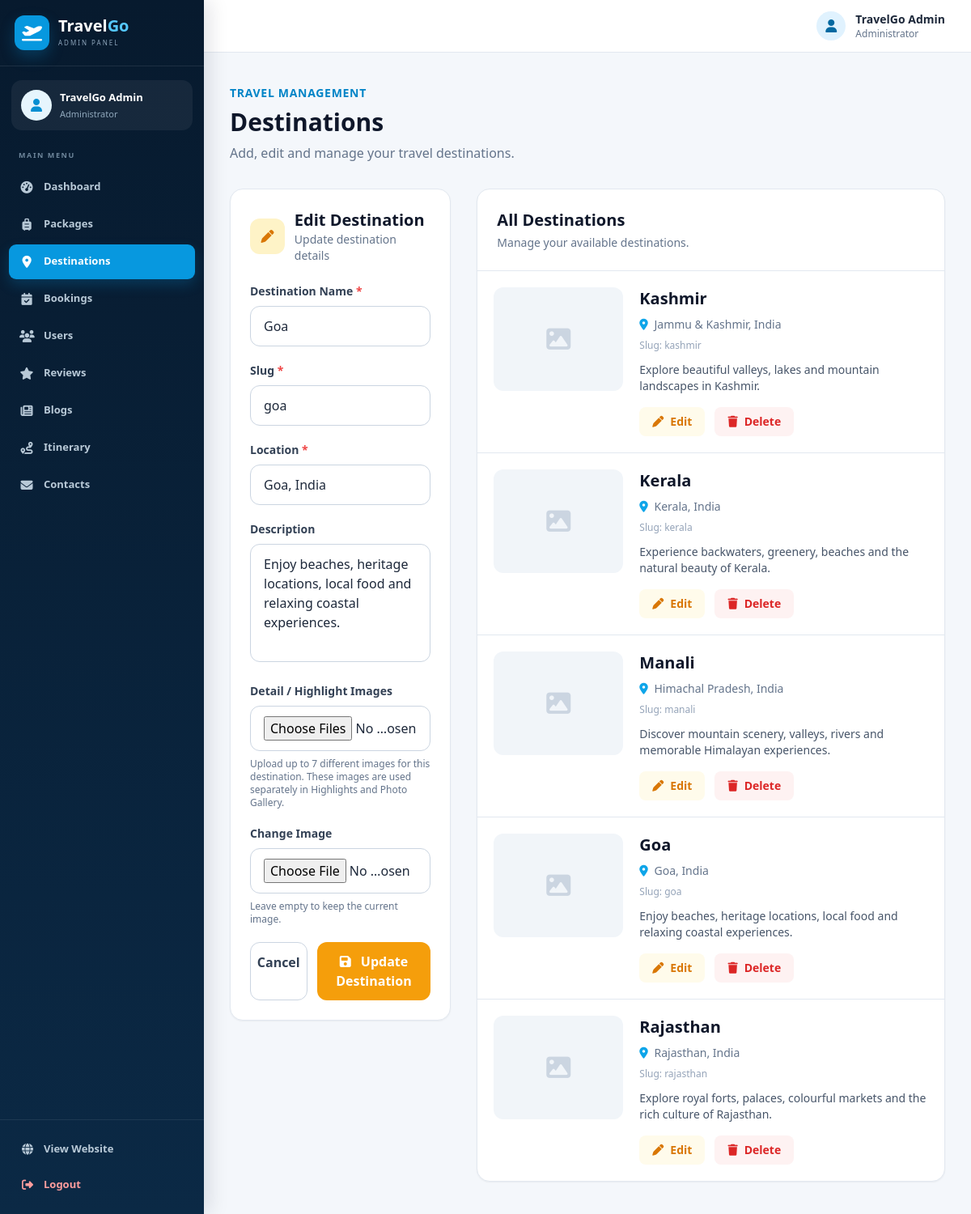
Screenshot of /admin/destinations.php?edit=2 (signed in) with the database file from the repository.
### tables this page shows
CREATE TABLE `destinations` (
  `id` INT UNSIGNED NOT NULL AUTO_INCREMENT,
  `name` VARCHAR(150) NOT NULL,
  `slug` VARCHAR(180) NOT NULL,
  `location` VARCHAR(150) DEFAULT NULL,
  `description` TEXT DEFAULT NULL,
  `image` VARCHAR(255) DEFAULT NULL,
  `gallery_images` LONGTEXT DEFAULT NULL,
  `created_at` TIMESTAMP NOT NULL DEFAULT CURRENT_TIMESTAMP,
  PRIMARY KEY (`id`),
  UNIQUE KEY `uk_destinations_slug` (`slug`),
  KEY `idx_destinations_name` (`name`)
);

### admin/destinations.php (the view, shortened to what the rows shown need)
<?php
require_once "../config/database.php";
try {
    $pdo->exec("ALTER TABLE destinations ADD COLUMN gallery_images TEXT NULL");
} catch (PDOException $e) {
}
$editDestination = null;
if (isset($_GET['edit'])) {
    $editId = (int) $_GET['edit'];
    if ($editId >
 0) {
        $stmt = $pdo->prepare("
            SELECT *
            FROM destinations
            WHERE id = ?
            LIMIT 1
        ");
        $stmt->execute([$editId]);
        $editDestination = $stmt->fetch(PDO::FETCH_ASSOC);
    }
}
$stmt = $pdo->query("
    SELECT *
    FROM destinations
    ORDER BY id DESC
");
$destinations = $stmt->fetchAll(PDO::FETCH_ASSOC);
?>
<!DOCTYPE html>
<html lang="en">
<head>
    <script src="https://cdn.tailwindcss.com"></script>
    <link
        rel="stylesheet"
        href="https://cdnjs.cloudflare.com/ajax/libs/font-awesome/6.5.2/css/all.min.css"
    >
    <link rel="stylesheet" href="../assets/css/admin.css">
</head>
<body class="bg-slate-100 text-slate-800 tg-admin-layout">
<main
    class="max-w-7xl mx-auto px-4 sm:px-6 lg:px-8 py-10"
>
    <div class="mb-8">
        <h2
            class="text-3xl font-extrabold text-slate-900 mt-2"
        >
            Destinations
        </h2>
    </div>
    <div class="grid lg:grid-cols-3 gap-8">
        <div>
            <div
                class="bg-white rounded-2xl border border-slate-200 shadow-sm p-6"
            >
                <form
                    method="POST"
                    enctype="multipart/form-data"
                    class="space-y-5"
                >
                    <div>
                        <label
                            class="block text-sm font-semibold text-slate-700 mb-2"
                        >
                            Destination Name
                            <span class="text-red-500">*</span>
                        </label>
                        <input
                            type="text"
                            name="name"
                            required
                            placeholder="Example: Jaipur"
                            value="<?php
                            echo $editDestination
                                ? htmlspecialchars($editDestination['name'])
                                : '';
                            ?>"
                            class="w-full border border-slate-300 rounded-xl px-4 py-3 outline-none focus:ring-2 focus:ring-sky-500"
                        >
                    </div>
                    <div>
                        <label
                            class="block text-sm font-semibold text-slate-700 mb-2"
                        >
                            Slug
                            <span class="text-red-500">*</span>
                        </label>
                        <input
                            type="text"
                            name="slug"
                            required
                            placeholder="Example: jaipur"
                            value="<?php
                            echo $editDestination
                                ? htmlspecialchars($editDestination['slug'])
                                : '';
                            ?>"
                            class="w-full border border-slate-300 rounded-xl px-4 py-3 outline-none focus:ring-2 focus:ring-sky-500"
                        >
                    </div>
                    <div>
                        <label
                            class="block text-sm font-semibold text-slate-700 mb-2"
                        >
                            Location
                            <span class="text-red-500">*</span>
                        </label>
                        <input
                            type="text"
                            name="location"
                            required
                            placeholder="Example: Rajasthan, India"
                            value="<?php
                            echo $editDestination
                                ? htmlspecialchars($editDestination['location'])
                                : '';
                            ?>"
                            class="w-full border border-slate-300 rounded-xl px-4 py-3 outline-none focus:ring-2 focus:ring-sky-500"
                        >
                    </div>
                    <div>
                        <label
                            class="block text-sm font-semibold text-slate-700 mb-2"
                        >
                            Description
                        </label>
                        <textarea
                            name="description"
                            rows="5"
                            placeholder="Write destination description..."
                            class="w-full border border-slate-300 rounded-xl px-4 py-3 outline-none resize-none focus:ring-2 focus:ring-sky-500"
                        ><?php
                        echo $editDestination
                            ? htmlspecialchars($editDestination['description'])
                            : '';
                        ?></textarea>
                    </div>
                </form>
            </div>
        </div>
        <div class="lg:col-span-2">
            <div
                class="bg-white rounded-2xl border border-slate-200 shadow-sm overflow-hidden"
            >
                <?php if (!empty($destinations)): ?>
                    <div class="divide-y divide-slate-200">
                        <?php foreach ($destinations as $destination): ?>
                            <div class="p-5">
                                <div
                                    class="flex flex-col sm:flex-row gap-5"
                                >
                                    <div
                                        class="w-full sm:w-40 h-32 flex-shrink-0"
                                    >
                                        <?php if (
                                            !empty($destination['image'])
                                        ): ?>
                                            <img
                                                src="../uploads/<?php echo htmlspecialchars($destination['image']); ?>"
                                                alt="<?php echo htmlspecialchars($destination['name']); ?>"
                                                class="w-full h-full object-cover rounded-xl"
                                            >
                                        <?php else: ?>
                                            <div
                                                class="w-full h-full rounded-xl bg-slate-100 flex items-center justify-center"
                                            >
                                                <i
                                                    class="fa-solid fa-image text-3xl text-slate-300"
                                                ></i>
                                            </div>
                                        <?php endif; ?>
                                    </div>
                                    <div class="flex-1 min-w-0">
                                        <h4
                                            class="text-xl font-bold text-slate-900"
                                        >
                                            <?php
                                            echo htmlspecialchars(
                                                $destination['name']
                                            );
                                            ?>
                                        </h4>
                                        <p
                                            class="text-sm text-slate-500 mt-2"
                                        >
                                            <i
                                                class="fa-solid fa-location-dot text-sky-500 mr-1"
                                            ></i>
                                            <?php
                                            echo htmlspecialchars(
                                                $destination['location']
                                            );
                                            ?>
                                        </p>
                                        <p
                                            class="text-xs text-slate-400 mt-2"
                                        >
                                            Slug:
                                            <?php
                                            echo htmlspecialchars(
                                                $destination['slug']
                                            );
                                            ?>
                                        </p>
                                        <?php if (
                                            !empty($destination['description'])
                                        ): ?>
                                            <p
                                                class="text-sm text-slate-600 mt-3 line-clamp-2"
                                            >
                                                <?php
                                                echo htmlspecialchars(
                                                    $destination['description']
                                                );
                                                ?>
                                            </p>
                                        <?php endif; ?>
                                        <div
                                            class="flex flex-wrap gap-3 mt-4"
                                        >
                                            <a
                                                href="destinations.php?edit=<?php echo (int)$destination['id']; ?>"
                                                class="inline-flex items-center gap-2 bg-amber-50 text-amber-600 hover:bg-amber-100 px-4 py-2 rounded-lg text-sm font-semibold transition"
                                            >
                                                <i
                                                    class="fa-solid fa-pen"
                                                ></i>
                                                Edit
                                            </a>
                                            <a
                                                href="destinations.php?delete=<?php echo (int)$destination['id']; ?>"
                                                onclick="return confirm('Are you sure you want to delete this destination?');"
                                                class="inline-flex items-center gap-2 bg-red-50 text-red-600 hover:bg-red-100 px-4 py-2 rounded-lg text-sm font-semibold transition"
                                            >
                                                <i
                                                    class="fa-solid fa-trash"
                                                ></i>
                                                Delete
                                            </a>
                                        </div>
                                    </div>
                                </div>
                            </div>
                        <?php endforeach; ?>
                    </div>
                <?php endif; ?>
            </div>
        </div>
    </div>
</main>
</body>
</html>

### rows the page displays
destinations: name "Goa", slug "goa", location "Goa, India", description "Enjoy beaches, heritage locations, local food and relaxing coastal experiences."
destinations: name "Kashmir", location "Jammu & Kashmir, India", slug "kashmir", description "Explore beautiful valleys, lakes and mountain landscapes in Kashmir."
destinations: name "Kerala", location "Kerala, India", slug "kerala", description "Experience backwaters, greenery, beaches and the natural beauty of Kerala."
destinations: name "Manali", location "Himachal Pradesh, India", slug "manali", description "Discover mountain scenery, valleys, rivers and memorable Himalayan experiences."
destinations: name "Rajasthan", location "Rajasthan, India", slug "rajasthan", description "Explore royal forts, palaces, colourful markets and the rich culture of Rajasthan."

### other values shown
$adminUserName "TravelGo Admin"
$item[2] "Dashboard"
$item[2] "Packages"
$item[2] "Destinations"
$item[2] "Bookings"
$item[2] "Users"
$item[2] "Reviews"
$item[2] "Blogs"
$item[2] "Itinerary"
$item[2] "Contacts"
$_SESSION['user_name'] "TravelGo Admin"
